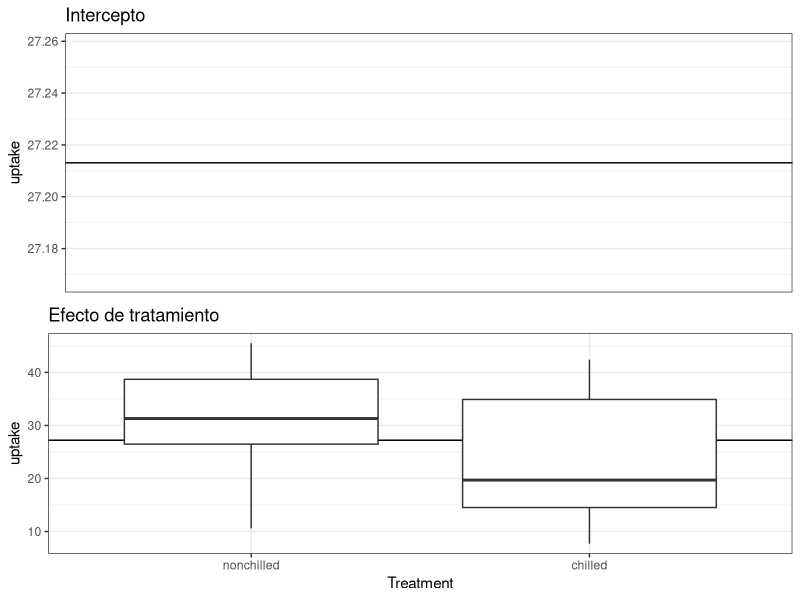
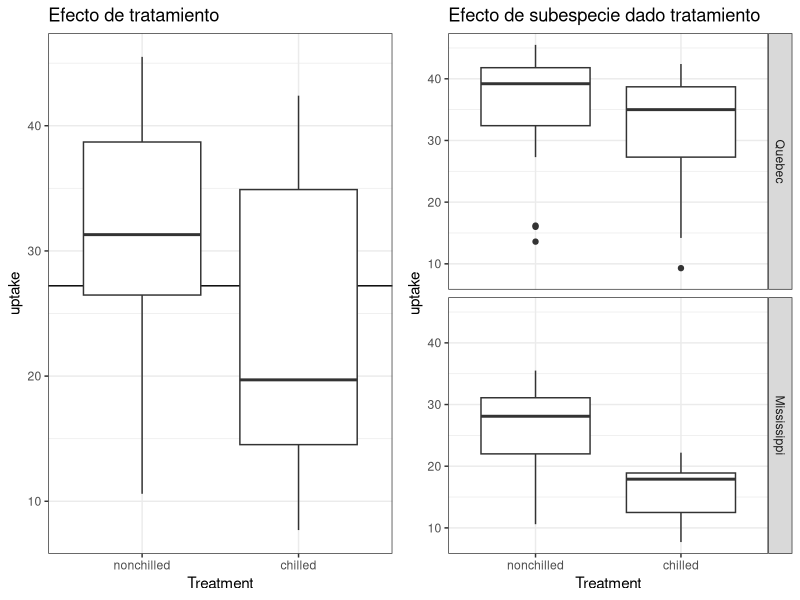
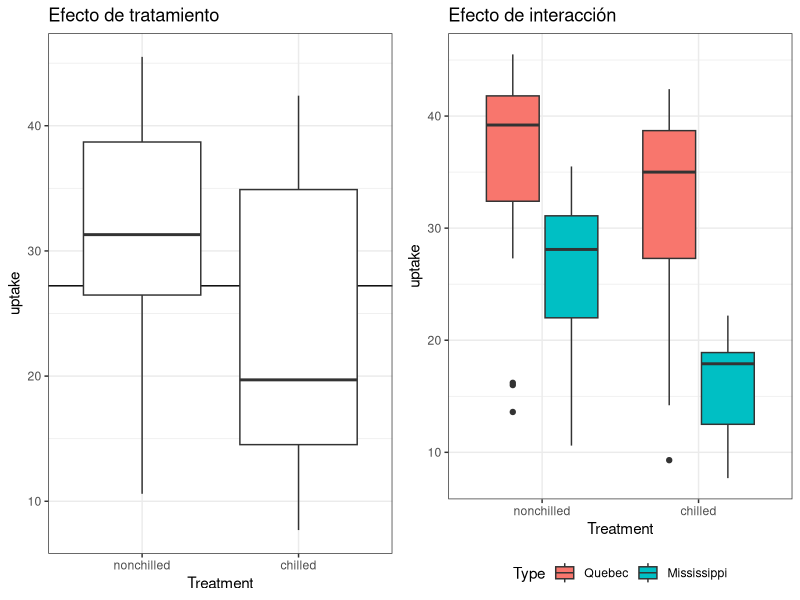
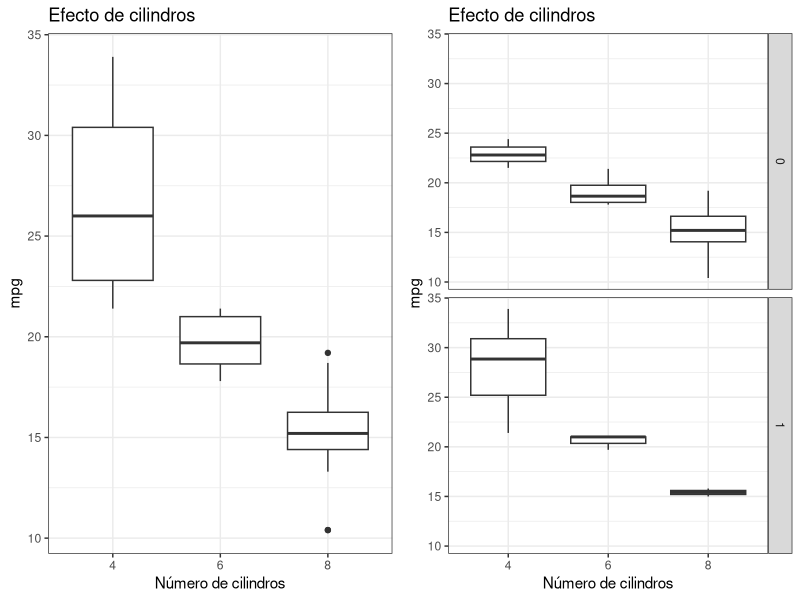
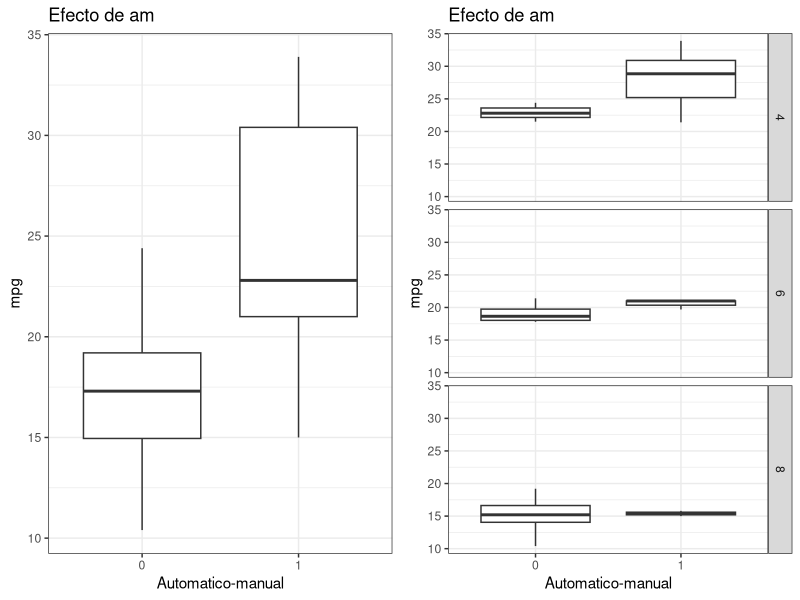
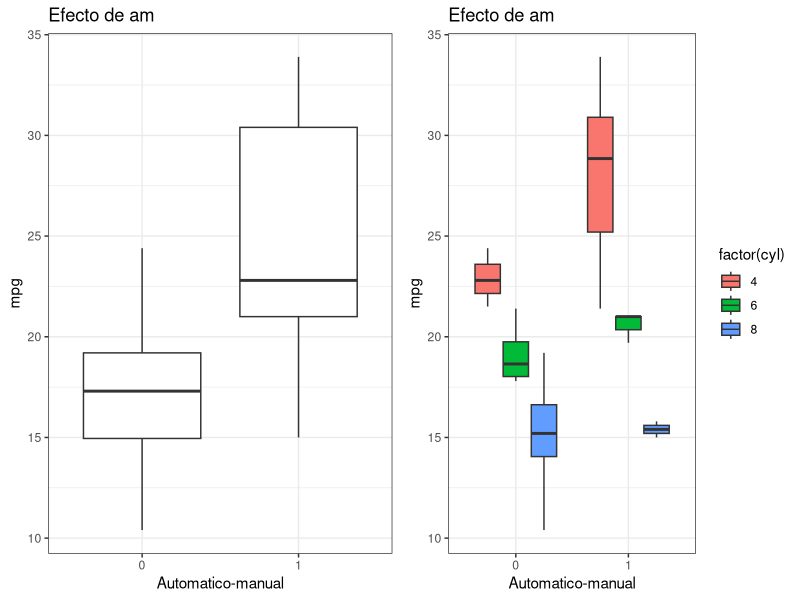
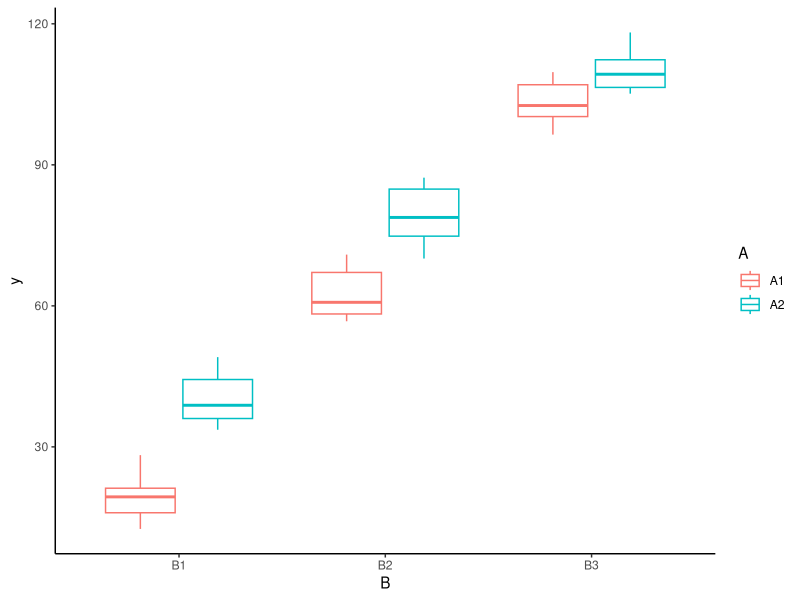
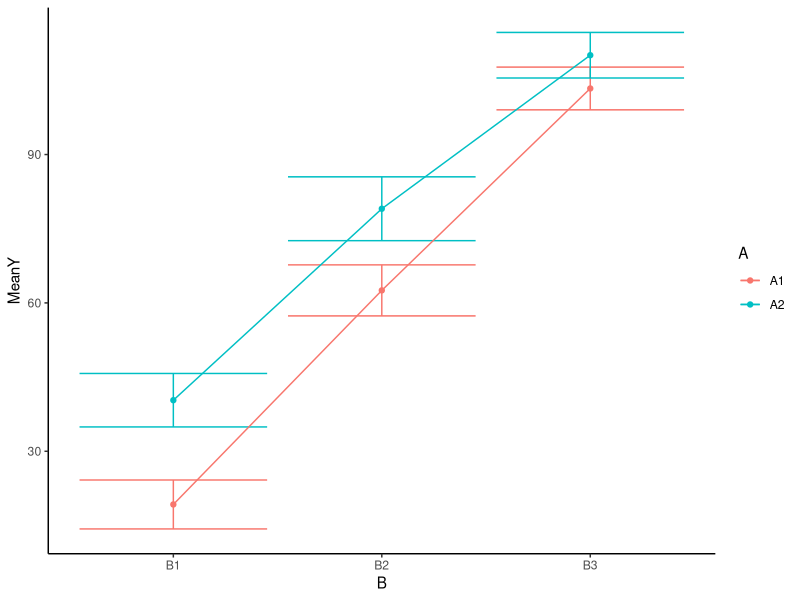

Write the R code that produced these figures, in order.
## ---- chunk 1
knitr::opts_chunk$set(echo = FALSE, warning = FALSE, message = FALSE)
suppressMessages(suppressWarnings(library(tidyverse, quietly = TRUE)))
options("kableExtra.html.bsTable" = T)
library(kableExtra)
## ---- chunk 2
anova(aov(mpg ~ am, data =mtcars), aov(mpg ~ am + cyl, data =mtcars))
## ---- chunk 3
a <- broom::tidy(aov(mpg ~ am*cyl, data = mtcars)) %>% select(-meansq, -statistic)
b <- broom::tidy(aov(mpg ~ cyl*am, data = mtcars)) %>% select(-meansq, -statistic)
c <- bind_cols(a,b)
kable(c) %>% kable_styling("striped") %>% add_header_above(c("am primero" = 4, "cyl primero" = 4))
## ---- chunk 4
kable(broom::tidy(aov(uptake ~ Treatment*Type, data = CO2))) %>% kable_styling("striped")
## ---- chunk 5
anova(aov(uptake ~ 1, data = CO2), aov(uptake ~ Treatment, data = CO2))
## ---- chunk 6
library(gridExtra)
a <- ggplot(CO2, aes(y = uptake)) + geom_hline(aes(yintercept =mean(uptake))) + theme_bw() + ggtitle("Intercepto") 

b <- ggplot(CO2, aes(x = Treatment, y = uptake)) + geom_hline(aes(yintercept =mean(uptake))) + geom_boxplot() + theme_bw() + ggtitle("Efecto de tratamiento")
grid.arrange(a,b)

## ---- chunk 7
anova(aov(uptake ~ Treatment, data = CO2), aov(uptake ~ Treatment + Type, data = CO2))
## ---- chunk 8
library(gridExtra)
b <- ggplot(CO2, aes(x = Treatment, y = uptake)) + geom_hline(aes(yintercept =mean(uptake))) + geom_boxplot() + theme_bw() + ggtitle("Efecto de tratamiento")

c <- ggplot(CO2, aes(x = Treatment, y = uptake))  + geom_boxplot() + theme_bw() + ggtitle("Efecto de subespecie dado tratamiento") + facet_grid(vars(Type))

grid.arrange(b, c, ncol = 2)

## ---- chunk 9
anova(aov(uptake ~ Treatment + Type, data = CO2), aov(uptake ~ Treatment + Type + Treatment:Type, data = CO2))
## ---- chunk 10
library(gridExtra)
c <- ggplot(CO2, aes(x = Treatment, y = uptake))  + geom_boxplot() + theme_bw() + ggtitle("Efecto de subespecie dado tratamiento") + facet_grid(vars(Type))

d <- ggplot(CO2, aes(x = Treatment, y = uptake))  + geom_boxplot(aes(fill = Type)) + theme_bw() + ggtitle("Efecto de interacción") + theme(legend.position = "bottom")

grid.arrange(b, d, ncol = 2)
## ---- chunk 11
library(car)
Anova(aov(mpg ~ am*cyl, data = mtcars), type = 2)
Anova(aov(mpg ~ cyl*am, data = mtcars), type = 2)
## ---- chunk 12
library(car)
Anova(aov(mpg ~ am*cyl, data = mtcars), type = 2)
anova(aov(mpg ~ am*cyl, data = mtcars))
## ---- chunk 13
a <- broom::tidy(Anova(aov(mpg ~ am*cyl, data = mtcars), type = 2)
) %>% select(-statistic)
b <- broom::tidy(aov(mpg ~ cyl*am, data = mtcars)) %>% select(-term,-meansq, -statistic)
c <- bind_cols(a,b)
kable(c) %>% kable_styling("striped") %>% add_header_above(c(" " = 1,"tipo 2" = 3, "tipo 1" = 3))
## ---- chunk 14
Anova(aov(mpg ~ am*cyl, data = mtcars), type = 2)
## ---- chunk 15
anova(aov(mpg ~ cyl, data = mtcars), aov(mpg ~ am + cyl, data = mtcars))
## ---- chunk 16
library(gridExtra)
b <- ggplot(mtcars, aes(x = factor(cyl), y = mpg)) + geom_boxplot() + theme_bw() + ggtitle("Efecto de cilindros") + xlab("Número de cilindros")

c <- ggplot(mtcars, aes(x = factor(cyl), y = mpg)) + geom_boxplot() + theme_bw() + ggtitle("Efecto de cilindros") + xlab("Número de cilindros") + facet_grid(vars(factor(am)))

grid.arrange(b, c, ncol = 2)

## ---- chunk 17
anova(aov(mpg ~ am, data = mtcars), aov(mpg ~ am + cyl, data = mtcars))
## ---- chunk 18
library(gridExtra)
b <- ggplot(mtcars, aes(x = factor(am), y = mpg)) + geom_boxplot() + theme_bw() + ggtitle("Efecto de am") + xlab("Automatico-manual")

c <- ggplot(mtcars, aes(x = factor(am), y = mpg)) + geom_boxplot() + theme_bw() + ggtitle("Efecto de am") + xlab("Automatico-manual") + facet_grid(vars(factor(cyl)))

grid.arrange(b, c, ncol = 2)

## ---- chunk 19
anova(aov(mpg ~ am + cyl, data = mtcars), aov(mpg ~ am *cyl, data = mtcars))
## ---- chunk 20
library(gridExtra)
b <- ggplot(mtcars, aes(x = factor(am), y = mpg)) + geom_boxplot() + theme_bw() + ggtitle("Efecto de am") + xlab("Automatico-manual")

c <- ggplot(mtcars, aes(x = factor(am), y = mpg)) + geom_boxplot(aes(fill = factor(cyl))) + theme_bw() + ggtitle("Efecto de am") + xlab("Automatico-manual")
grid.arrange(b, c, ncol = 2)

## ---- chunk 21
Anova(aov(mpg ~ am*cyl, data = mtcars), type = 3)
## ---- chunk 22
Anova(aov(mpg ~ am*cyl, data = mtcars), type = 2)
## ---- chunk 23
Anova(aov(mpg ~ am*cyl, data = mtcars), type = 3)
## ---- chunk 24
Anova(aov(mpg ~ am*cyl, data = mtcars), type = 3)
## ---- chunk 25
anova(aov(mpg ~ cyl, data = mtcars), aov(mpg ~ am + am:cyl, data = mtcars))
## ---- chunk 26
anova(aov(mpg ~ am, data = mtcars), aov(mpg ~ cyl + am:cyl, data = mtcars))
## ---- chunk 27
anova(aov(mpg ~ am + cyl, data = mtcars), aov(mpg ~ am *cyl, data = mtcars))
## ---- chunk 28
SimulData <- function(MeanA1B1 = 20, MeanA1B2 = 20, MeanA1B3 = 20, MeanA2B1 = 40, MeanA2B2 = 40, MeanA2B3 = 40, N = 5){
  data.frame(A = rep(c("A1", "A2"), each =3*N), B = rep(rep(c("B1", "B2", "B3"), each =N),times =  2), y =(c(rnorm(mean = MeanA1B1, n = N , sd =5),rnorm(mean = MeanA1B2, n =N , sd =5), rnorm(mean = MeanA1B3, n =N , sd =5), rnorm(mean = MeanA2B1, n = N , sd =5),rnorm(mean = MeanA2B2, n = N , sd =5), rnorm(mean = MeanA2B3, n = N , sd =5))))
}
## ---- chunk 29
DF <- SimulData(MeanA1B1 = 20, MeanA1B2 = 60, MeanA1B3 = 100, MeanA2B1 = 40, MeanA2B2 = 80, MeanA2B3 = 110, N = 10)
ggplot(DF, aes(x = B, y = y)) + geom_boxplot(aes(color = A)) + theme_classic()
## ---- chunk 30
InterPlot <- function(DF){
  require(tidyverse)
  DF <- group_by(DF, A, B) %>% summarize(MeanY = mean(y), SDy = sd(y))
  ggplot(DF, aes(x = B, y = MeanY, group = A)) + geom_point(aes(color = A)) + geom_errorbar(aes(color = A, ymax = MeanY + SDy, ymin = MeanY - SDy)) + geom_line(aes(color = A)) + theme_classic()
}
## ---- chunk 31
InterPlot(DF)
## ---- chunk 32
anova(aov(y ~ A*B, data = DF))
anova(aov(y ~ B*A, data = DF))
## ---- chunk 33
Anova(aov(y ~ A*B, data = DF), type = 2)
Anova(aov(y ~ A*B, data = DF), type = 3)
